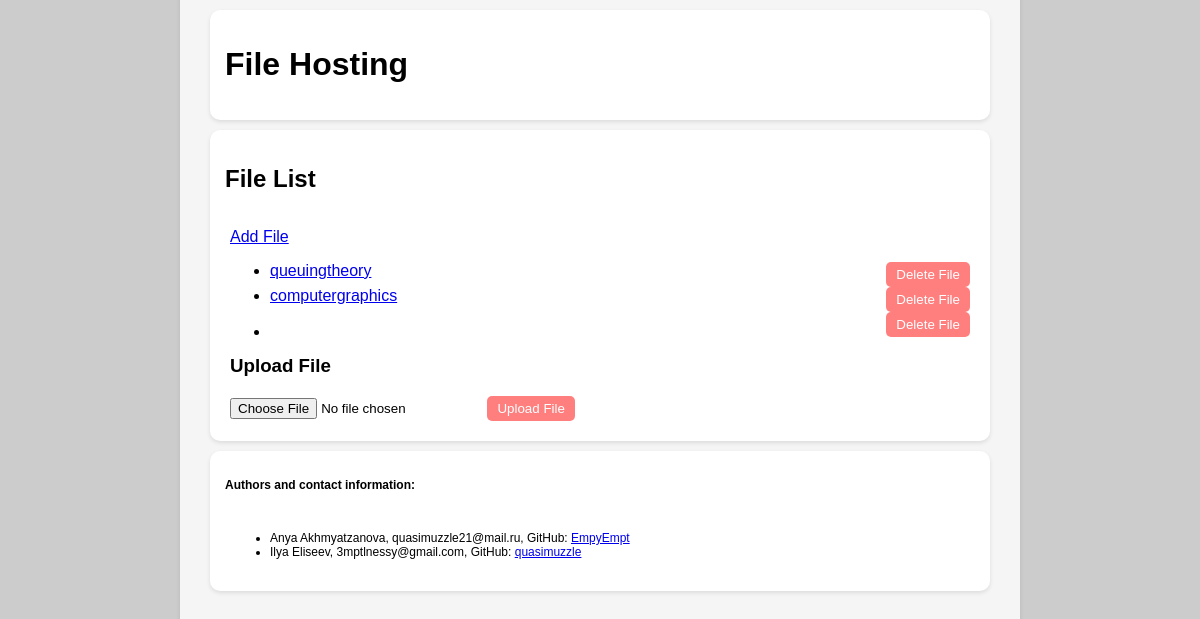
The app's page /, older data.
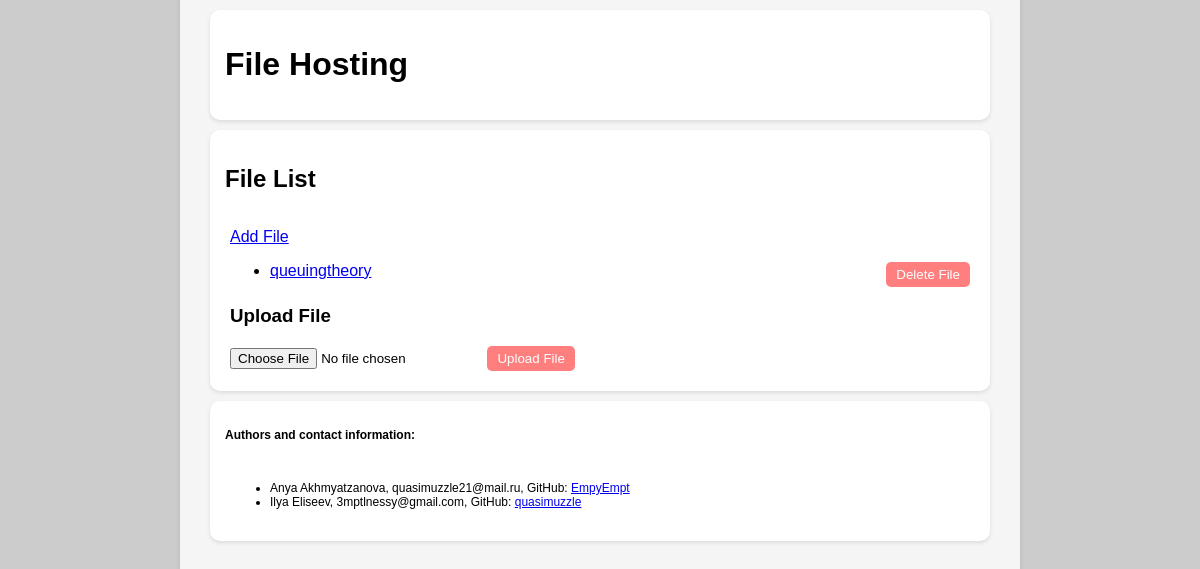
The same page, newer data.
### files/models.py (models this page shows)
class File(models.Model):
         name = models.CharField(max_length=100)
         file = models.FileField(upload_to='files/')
         uploaded_by = models.ForeignKey(User, on_delete=models.CASCADE)
         uploaded_at = models.DateTimeField(auto_now_add=True)
         description = models.TextField()
         class Meta:
              app_label = 'files'

### files/views.py (the view)
# urls.py: path('', views.file_list, name='file_list'),
def file_list(request):
    files = File.objects.all()
    return render(request, 'files/file_list.html', {'files': files})

### files/templates/files/file_list.html (shortened to what this page needs)
<!DOCTYPE html>
<html lang="en">
<head>
</head>
<body>
    <div class="container">
        <div class="block">
            <div class="block-title">
                <h1>File Hosting</h1>
            </div>
        </div>
        <div class="block">
            <div class="block-title">
                <h2>File List</h2>
            </div>
            <div class="block-content">
                <a href="{% url 'add_file' %}">Add File</a>
                <ul>
                    {% for file in files %}
                        <li>
                            <div style="display: flex; justify-content: space-between;">
                                <span><a href="{% url 'file_detail' file.id %}">{{ file.name }}</a></span>
                                <form method="post" action="{% url 'delete_file' file.id %}">
                                    <button type="submit">Delete File</button>
                                </form>
                            </div>
                        </li>
                    {% endfor %}
                </ul>
                <h3>Upload File</h3>
                <form method="post" action="{% url 'upload_file' %}" enctype="multipart/form-data">
                    <input type="file" name="file">
                    <button type="submit">Upload File</button>
                </form>
            </div>
        </div>
        <div class="block">
            <div class="block-title">
                <h3 class="authors">Authors and contact information:</h3>
            </div>
            <div class="block-content">
                <ul class="authors">
                    <li>Anya Akhmyatzanova, quasimuzzle21@mail.ru, GitHub: <a href="https://github.com/quasimuzzle">EmpyEmpt</a></li>
                    <li>Ilya Eliseev, 3mptlnessy@gmail.com, GitHub: <a href="https://github.com/EmpyEmpt">quasimuzzle</a></li>
                </ul>
            </div>
        </div>
    </div>
</body>
</html>

Row changes from the older to the newer data that the page shows:
removed File: name "computergraphics"
